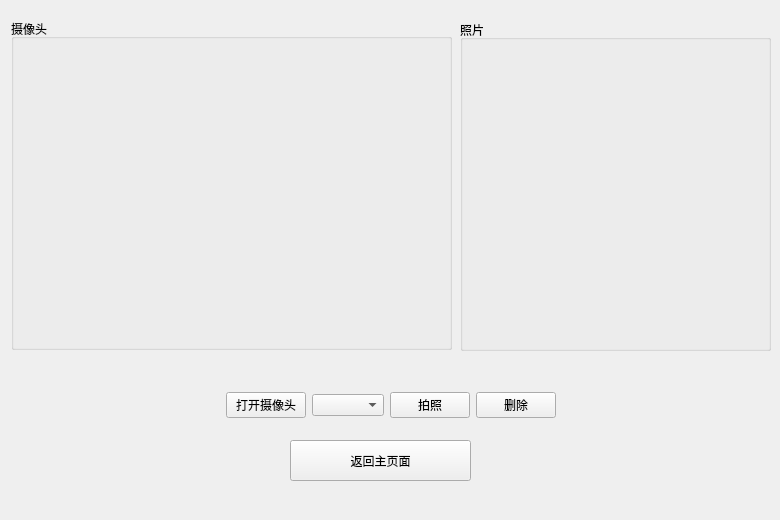
<?xml version="1.0" encoding="UTF-8"?>
<ui version="4.0">
 <class>Monitoring</class>
 <widget class="QWidget" name="Monitoring">
  <property name="geometry">
   <rect>
    <x>0</x>
    <y>0</y>
    <width>780</width>
    <height>520</height>
   </rect>
  </property>
  <property name="minimumSize">
   <size>
    <width>780</width>
    <height>520</height>
   </size>
  </property>
  <property name="maximumSize">
   <size>
    <width>780</width>
    <height>520</height>
   </size>
  </property>
  <property name="windowTitle">
   <string>Form</string>
  </property>
  <widget class="QGroupBox" name="groupBox_2">
   <property name="geometry">
    <rect>
     <x>11</x>
     <y>19</y>
     <width>441</width>
     <height>331</height>
    </rect>
   </property>
   <property name="title">
    <string>摄像头</string>
   </property>
   <layout class="QVBoxLayout" name="verticalLayout_2">
    <item>
     <widget class="QWidget" name="camera" native="true">
      <property name="minimumSize">
       <size>
        <width>0</width>
        <height>0</height>
       </size>
      </property>
      <property name="maximumSize">
       <size>
        <width>16777215</width>
        <height>16777215</height>
       </size>
      </property>
     </widget>
    </item>
   </layout>
  </widget>
  <widget class="QGroupBox" name="groupBox">
   <property name="geometry">
    <rect>
     <x>460</x>
     <y>20</y>
     <width>311</width>
     <height>331</height>
    </rect>
   </property>
   <property name="title">
    <string>照片</string>
   </property>
   <layout class="QVBoxLayout" name="verticalLayout">
    <item>
     <widget class="QLabel" name="photo">
      <property name="text">
       <string/>
      </property>
      <property name="scaledContents">
       <bool>true</bool>
      </property>
     </widget>
    </item>
   </layout>
  </widget>
  <widget class="QWidget" name="widget" native="true">
   <property name="geometry">
    <rect>
     <x>10</x>
     <y>380</y>
     <width>761</width>
     <height>50</height>
    </rect>
   </property>
   <property name="maximumSize">
    <size>
     <width>16777215</width>
     <height>50</height>
    </size>
   </property>
   <layout class="QHBoxLayout" name="horizontalLayout">
    <item>
     <spacer name="horizontalSpacer">
      <property name="orientation">
       <enum>Qt::Horizontal</enum>
      </property>
      <property name="sizeHint" stdset="0">
       <size>
        <width>40</width>
        <height>20</height>
       </size>
      </property>
     </spacer>
    </item>
    <item>
     <widget class="QPushButton" name="openCamera_btn">
      <property name="text">
       <string>打开摄像头</string>
      </property>
     </widget>
    </item>
    <item>
     <widget class="QComboBox" name="Camera_sel"/>
    </item>
    <item>
     <widget class="QPushButton" name="cutCamera_btn">
      <property name="text">
       <string>拍照</string>
      </property>
     </widget>
    </item>
    <item>
     <widget class="QPushButton" name="del_btn">
      <property name="text">
       <string>删除</string>
      </property>
     </widget>
    </item>
    <item>
     <spacer name="horizontalSpacer_2">
      <property name="orientation">
       <enum>Qt::Horizontal</enum>
      </property>
      <property name="sizeHint" stdset="0">
       <size>
        <width>40</width>
        <height>20</height>
       </size>
      </property>
     </spacer>
    </item>
   </layout>
  </widget>
  <widget class="QPushButton" name="back">
   <property name="geometry">
    <rect>
     <x>290</x>
     <y>440</y>
     <width>181</width>
     <height>41</height>
    </rect>
   </property>
   <property name="text">
    <string>返回主页面</string>
   </property>
  </widget>
 </widget>
 <resources/>
 <connections/>
</ui>
